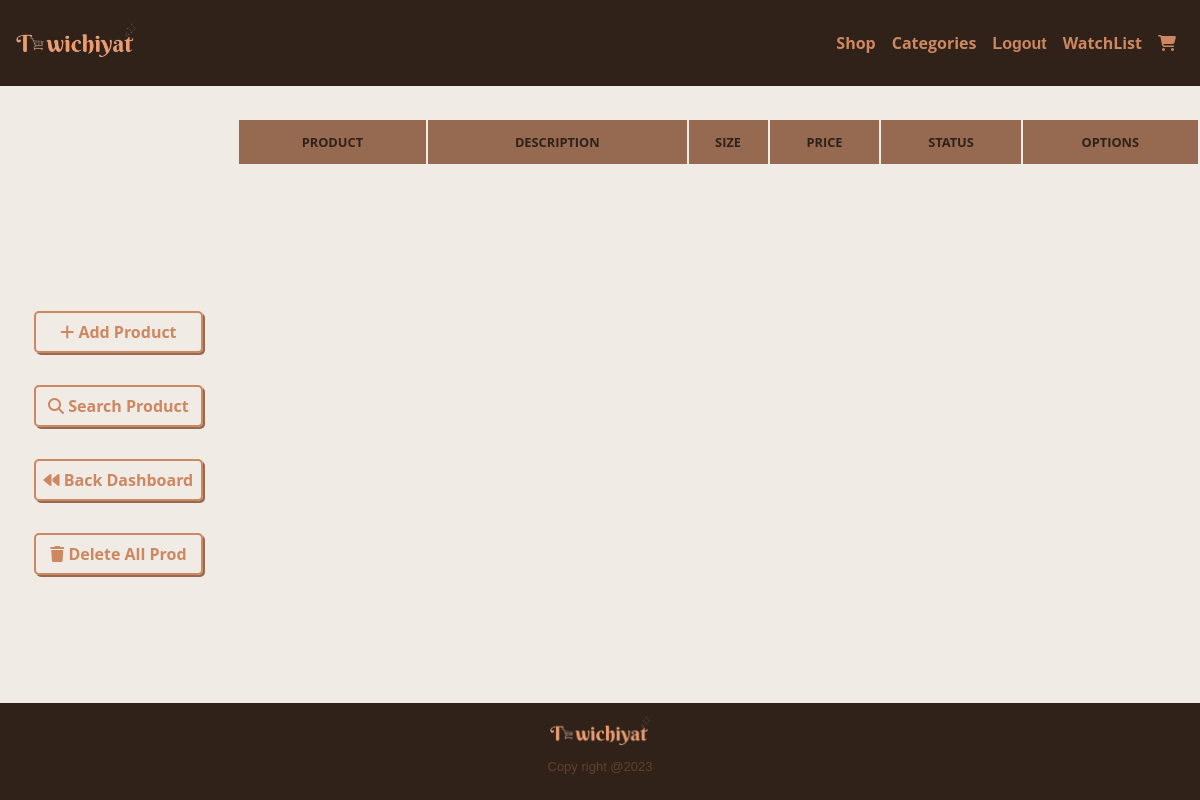
The app's page /dashboard/product_area/ (signed in), older data.
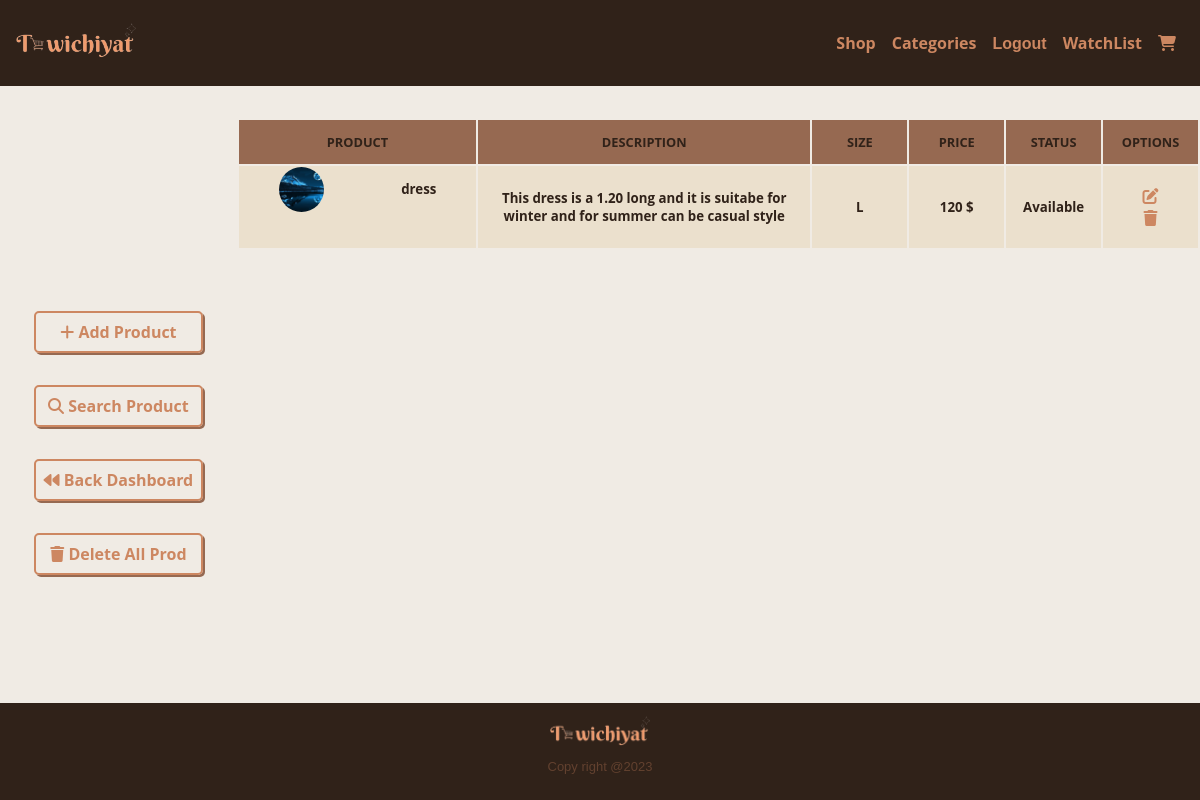
The same page, newer data.
### userP/models.py (models this page shows, shortened)
class Profile(models.Model):
    Women = 'Women'
    Men = 'Men'
    GENDER_CHOICES = (
        (Women, 'Women'),
        (Men, 'Men')
    )
    user = models.OneToOneField(User, related_name='userprofile', on_delete=models.CASCADE)
    is_vendor = models.BooleanField(default=False)
    address = models.CharField(max_length=150)
    phone_nbr = models.CharField(max_length=30)
    gender = models.CharField(max_length=50, choices=GENDER_CHOICES, default=Women)
    slugU =  models.SlugField(max_length=50,default=None)

### vendor_dashboard/models.py (models this page shows, shortened)
class Product(models.Model) :
    product_type=models.CharField(max_length=200)
    price = models.IntegerField(validators=[MinValueValidator(0)])
    size=models.CharField(max_length=5)
    color=models.CharField(max_length=15)
    description = models.TextField(max_length=500)
    image = models.ImageField(default='default.png' , blank=True)
    status = models.CharField(max_length=14 , default="Available")
    author = models.ForeignKey(User , null=True, on_delete=models.CASCADE)

### vendor_dashboard/views.py (the view)
@login_required(login_url="/userP/login")
def product_area(request) :
    products = Product.objects.all()
    return render(request , 'vendor_dashboard/product_area.html',{'products' :products})

### userP/context_processors.py (called while the page is built)
def profiles(request):
    return {'profiles':Profile.objects.all()}

### vendor_dashboard/templates/vendor_dashboard/product_area.html (shortened to what this page needs)
{% extends 'base_layout.html' %}
{% load static %}
{% block content %}
<div class="dashboard-container">
    <div class="options-list product-area-option">
        <a href="{% url 'vendor_dashboard:add_product' %}" name="Add Product"><span class=""><i class="fa-solid fa-plus" style="color: #CD8761;"></i></span> <span class="text-hidden">Add Product</span></a>
        <a href="#" name="ProductArea"><span class=""><i class="fa-solid fa-magnifying-glass" style="color: #CD8761;"></i></span> <span class="text-hidden">Search Product</span> </a>
        <a href="{% url 'vendor_dashboard:dashboard' %}" name="Product Area"><span class=""><i class="fa-solid fa-backward" style="color: #CD8761;"></i></span> <span class="text-hidden">Back Dashboard</span> </a>
        <a href="#" name="Delete_Product"><span class=""><i class="fa-solid fa-trash" style="color: #CD8761;"></i></span> <span class="text-hidden"> Delete All Prod</span></a>
    </div>
  <div class="board">
            <table width="100%">
               <thead>
                  <tr>
                      <td>Product</td>
                      <td>Description</td>
                      <td>Size</td>
                      <td>Price</td>
                      <td>Status</td>
                      <td>Options</td>
                  </tr>
               </thead>
               <tbody>
                {% for product in products %}
                  <tr class="tr_product">
                      <td class="product">
                        <img src="{{ product.image.url }}" alt="">
                        <div class="product-inf">
                          <h5>{{ product.product_type }}</h5>
                        </div>
                      </td>
                      <td class="description" style="width: 35%;">
                        <h5>{{ product.description}}</h5>
                    </td>
                      <td class="size" style="width: 10%;">
                          <h5>{{ product.size}}</h5>
                      </td>
                      <td class="price" style="width: 10%;">
                            <h5>{{ product.price }} $</h5>
                      </td>
                      <td class="status" style="width: 10%;">
                          <h5>{{ product.status }}</h5>
                      </td>
                      <td class="options" style="width: 10%;">
                          <a href="{% url 'vendor_dashboard:update_product' product_id=product.id %}"><i class="fa-solid fa-pen-to-square" style="color: #CD8761;"></i></a>
                          <a href="#"><i class="fa-solid fa-trash" style="color: #CD8761;"></i></a>
                      </td>
                  </tr>
                {% endfor %}
               </tbody>
            </table>
  </div>
</div>
{% endblock %}

### templates/base_layout.html (shortened to what this page needs)
{% load static%}
<!DOCTYPE html>
<html lang="en">
<head>
    <link rel="stylesheet" href="{% static 'styles.css'%}">
</head>
<body>
    <header class="header">
        <div class="logo-container">
          <a href="{% url 'home'%}"> <img src="{% static 'logo.png' %}" alt="logoImg"></a>
        </div>
        <nav class="nav-bar">
            <ul>
                <li class="nav-elt"><a href="{% url 'Store:shopnow' %}"><span class="hidden"> </span><span class="text-hidden">Shop</span></a></li>
                <li class="nav-elt"><a href=""><span class="hidden"></span><span class="text-hidden">Categories</span></a></li>
                {% if user.is_authenticated %}
                    <form action="{% url 'userP:logout' %}" class="logout-link" method="POST">
                        <button type="submit" class="nav-elt"><span class="hidden"></span><span class="text-hidden">Logout</span></button>
                    </form>
                    {% for p in profiles %}
                         {% if p.user == user %}
                            {% if p.is_vendor %}
                                <li class="nav-elt"><a href="{% url 'vendor_dashboard:dashboard'%}"><span class="hidden"><i class="fa-solid fa-magnifying-glass" style="color: #CD8761;"></i></span><span class="text-hidden">DashBoard</span></a></li>
                            {% else %}
                                <li class="nav-elt"><a href=""><span class="hidden"></span><span class="text-hidden">WatchList</span></a></li>
                            {% endif %}
                        {% endif %}
                    {% endfor %}
                {% else %}
                   <li class="nav-elt"><a href="{% url 'userP:login'%}"><span class="hidden"><i class="fa-solid fa-user" style="color: #CD8761;"></i></span><span class="text-hidden">LogIn</span></a></li>
                {% endif %}
                <li class="nav-elt"><a href=""><span><i class="fa-solid fa-cart-shopping" style="color: #CD8761;"></i></span></a></li>
            </ul>
        </nav>
    </header>
    {% block content%}
    {% endblock%}
    <footer class="footer footer-absolute">
        <img src="{% static 'logo.png' %}" alt="" width="100px">
        <p class="copy-right">Copy right @2023</p>
    </footer>
</body>
</html>

### assets/styles.css (style rules this page uses)
html,body { margin: 0; padding: 0; width: 100%; height: 100%; background-color: #f0ebe4; font-family: 'Open Sans', sans-serif; }
*,*::after,*::before { box-sizing: border-box; user-select: none; }
body { position: relative; overflow: auto; display: flex; flex-direction: column; }
.footer { margin-top: auto; padding: 1em 4em; display: flex; flex-direction: column; justify-content: center; align-items: center; background-color: #302219; font-size: small; box-shadow: 2px 2px #62412F; }
.footer p { color: #CD8761; }
.footer-absolute { position: fixed; bottom: 0; width: 100%; }
.what-they-say .feedbacks .feedback .content-feedback p, section.about .content,.footer .copy-right { text-align: justify; color: #62412F; font-family: 'Rajdhani', sans-serif; }
header.header { padding: 1em; display: flex; flex-direction: row; align-items: center; background-color: #302219; width: 100%; }
.logo-container img { max-width: 120px; min-width: 90px; width: 100%; }
.nav-bar { margin-left: auto; }
.nav-bar ul { list-style: none; display: flex; flex-direction: row; justify-content: flex-end; }
.nav-bar ul .nav-elt { padding: 0 0.5em; font-weight: bold; }
.nav-bar ul li.nav-elt a { text-decoration: none; color: #CD8761; font-size: 1rem; }
.logout-link button { background-color: transparent; color: #CD8761; font-size: 1rem; border: none; }
.text-hidden { display: none; }
.dashboard-container { position: relative; display: flex; flex-direction: column; height: 100%; width: 100%; }
.dashboard-container .options-list { padding: 2em ; display: flex; flex-direction: row; justify-content: space-around; }
.dashboard-container .options-list a { padding: 0.5em; text-decoration: none; color: #CD8761; border: 2px solid #CD8761; border-radius: 5px; box-shadow: 2px 2px #966951; font-weight: bold; }
@media (min-width:700px) { .text-hidden { display: inline-block; } }
@media (min-width:700px) { .dashboard-container { display: flex; flex-direction: row; } }
@media (min-width:700px) { .dashboard-container .options-list { display: flex; flex-direction: column; margin: auto 0; } }
@media (min-width:700px) { .dashboard-container .options-list a { margin: 1em 0.1em; text-align: center; } }
.product-area-option { padding: 0.5em 3em; }
.board { flex: 1; display: flex; flex-direction: column; width: 100%; padding: 0; margin: 0; margin-top: 2em; margin-bottom: 4em; text-align: center; }
.board img { width: 100%; max-width: 45px; min-height: 45px; object-fit: cover; border-radius: 50%; }
.board table tbody { font-weight: 600; font-size: 0.6rem; color:#966951 ; }
.board .product { display: flex; justify-content: flex-start; text-align: start; }
.board .product * { margin: auto; }
table { width: 100%; }
thead tr { border-radius: 10px; border-bottom: 1px solid #CACACA; }
tbody tr { border-radius: 10px; background-color: #EBE0CD; color: #302219; border-bottom: 1px solid #CD8761; }
thead td { font-size: 0.8rem ; text-transform: uppercase; background-color: #966951; padding: 1em 0; font-weight: bold; color: #302219; }
.options a { text-decoration: none; color: #302219 ; cursor: pointer; padding: 2em 1em; }
@media (min-width:500px) { .board table tbody { font-size: 1rem; } }
@media (min-width:500px) { .board table thead { font-size: 1.2rem; } }

Row changes from the older to the newer data that the page shows:
added Product: image (picture), product_type "dress", description "This dress is a 1.20 long and it is suitabe for winter and for summer can be casual style", size "L", price "120", status "Available"
